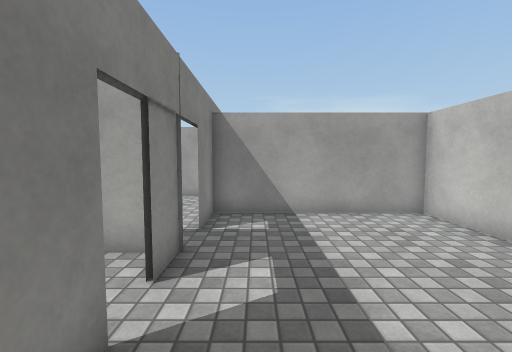
[1] (above)

20 first-person views from a walk through a scene from a Unity 3-D project. The camera is 1.4 m above the floor, tilts 4° down and sees 90° across. The floor is counted in squares, 0.75 m on a side. Each view is taken from the middle of a square. On the plan, view 1 faces up. The plan holds only what a view shows up to about 15 squares ahead; the rest is blank. The player is left out. Surface patterns are stand-ins for the level's own textures.

[2]
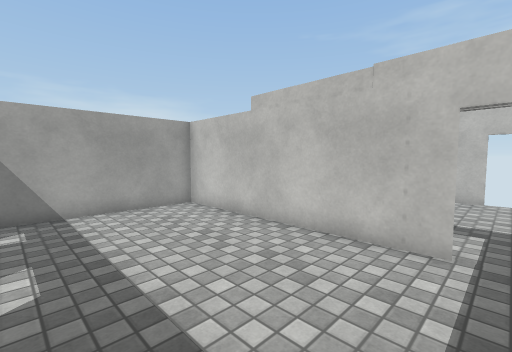

[3]
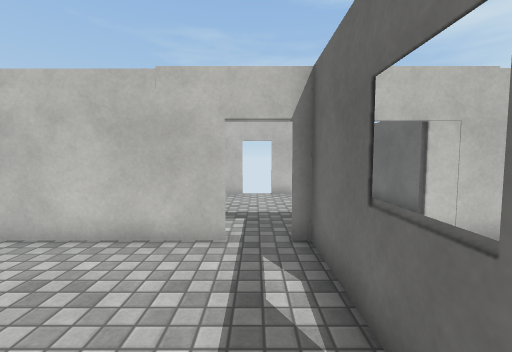

[4]
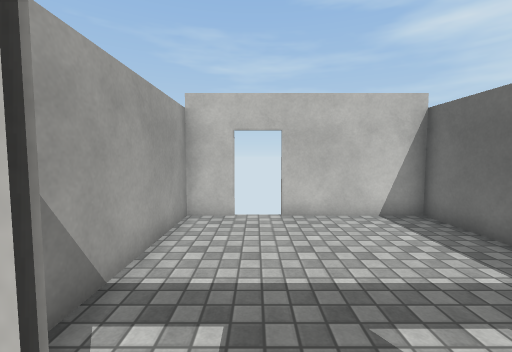

[5]
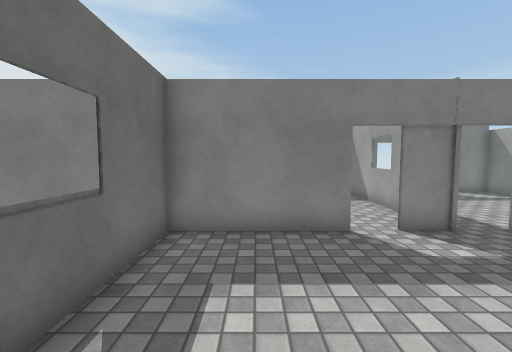

[6]
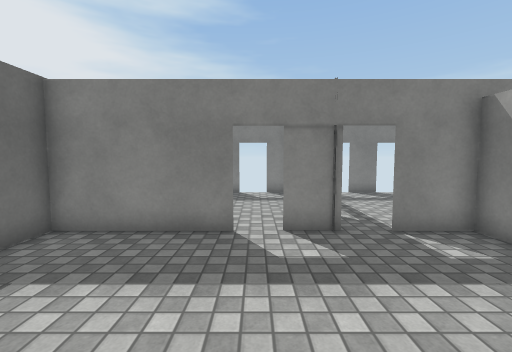

[7]
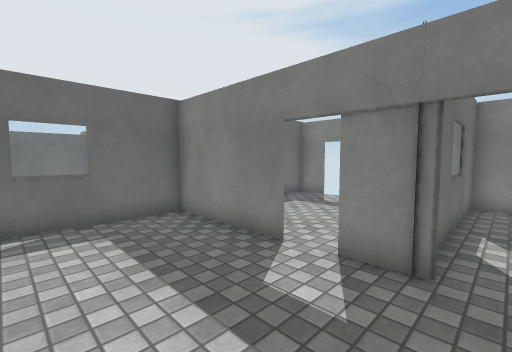

[8]
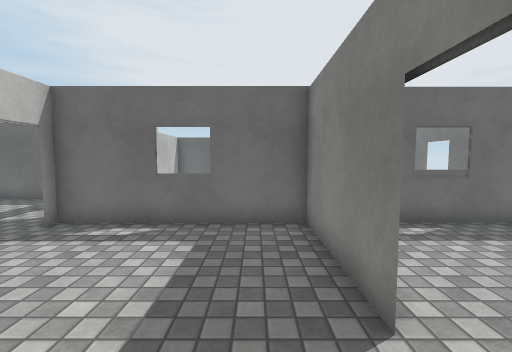

[9]
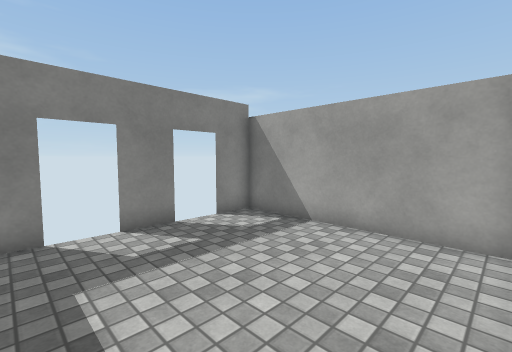

[10]
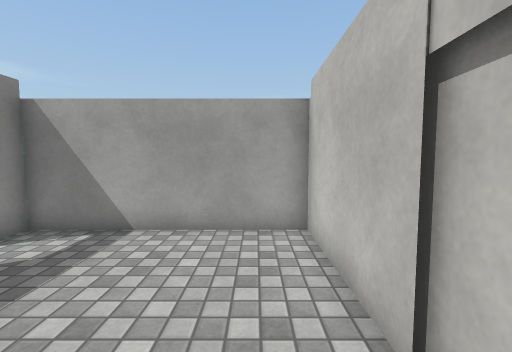

[11]
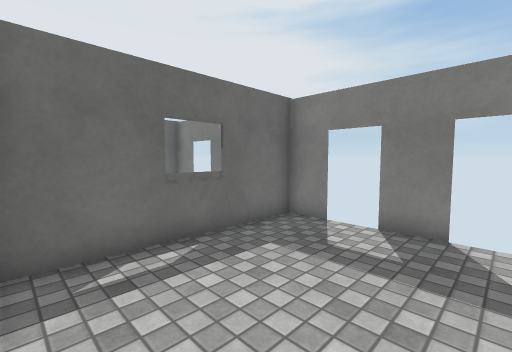

[12]
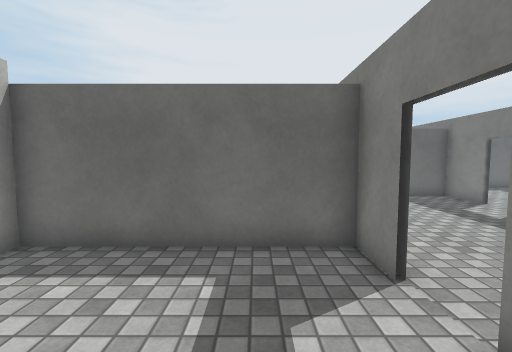

[13]
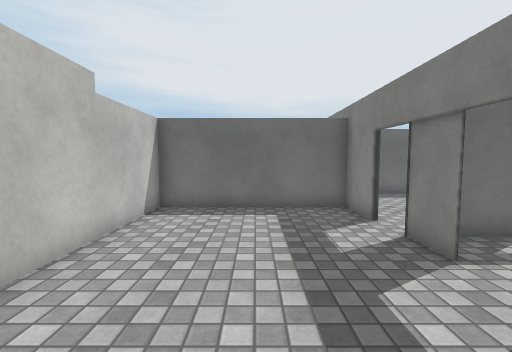

[14]
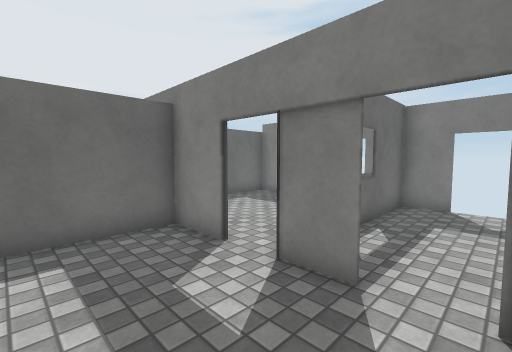

[15]
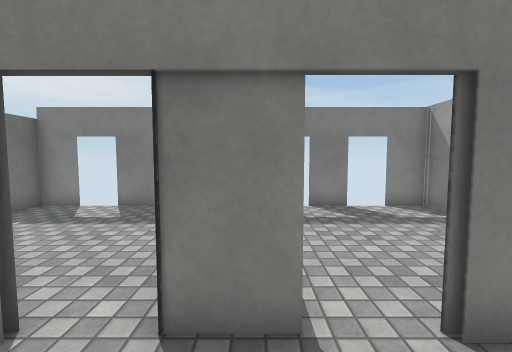

[16]
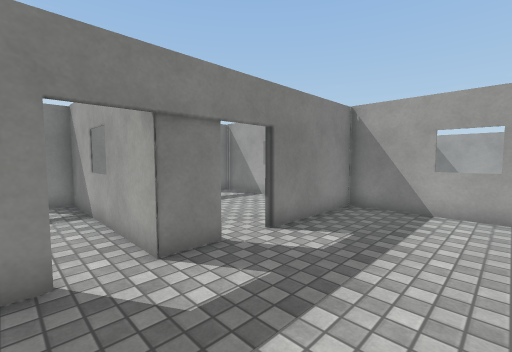

[17]
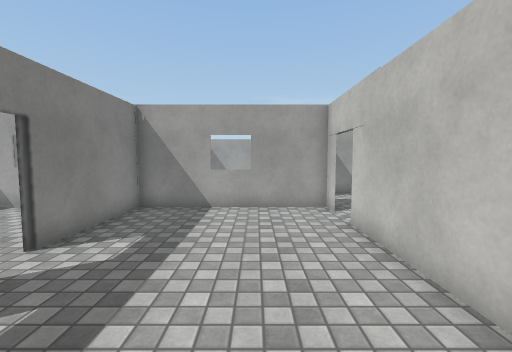

[18]
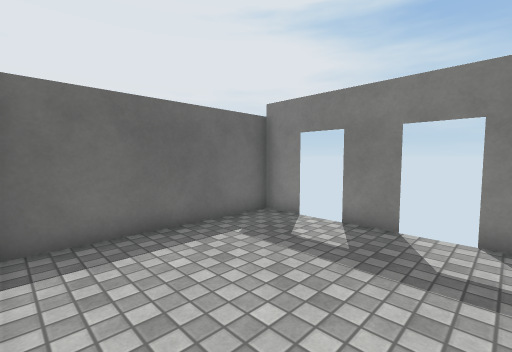

[19]
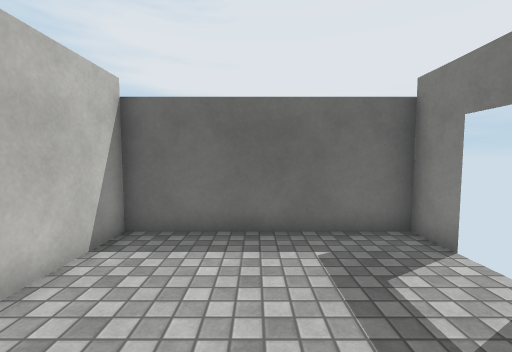

[20]
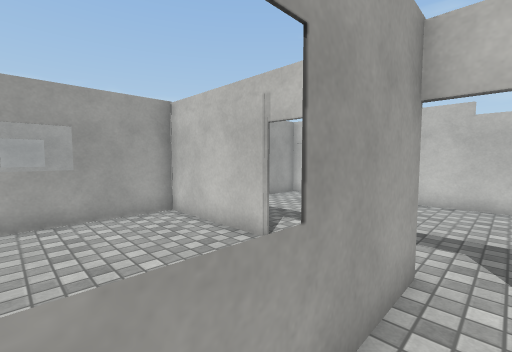

### Floor plan
Points are (right, up) in squares from view 1. A wall is a line through its corners. A room is listed if a view was taken in it or the views show most of it. See-through windows are left out.
Room 1 (views 1, 2, 3, 4, 5, 6, 7, 8, 11)
walls: (-1.5, 5.4) (-1.5, 3.6); (-1.5, 2.5) (-1.5, -1.9); (5.7, -0.4) (5.7, 8.6) (-1.5, 8.6) (-1.5, 6.4); (-1, -2.2) (5.7, -2.2)
ways out: opening at (-1, 6) to room 2; opening at (6, -1) to room 3; opening at (-2, 3) to room 7
Room 2 (views 9, 10)
walls: (-1.7, 8) (-1.7, 12.6) (-9, 12.6) (-9, 11); (-1.5, 7.4) (-1.5, 8.5); (-9, 9.6) (-9, 8); (-9, 6.6) (-9, 5) (-1.4, 5)
ways out: opening at (-1, 6) to room 1
Room 3 (view 12)
walls: (5.7, -3.1) (5.7, -5.1); (5.9, -4.8) (5.9, -6.3) (13, -6.3) (13, -1.7); (13, -0.4) (13, 1.2) (7.1, 1.2)
ways out: opening at (6, -1) to room 1; opening at (6, -4) to room 4
Room 4 (views 13, 14, 15, 16, 17, 18)
walls: (-1.5, -8.5) (-1.5, -10) (-2.5, -10); (-1.5, -11.5) (-1.5, -13.7) (5.7, -13.7) (5.7, -1.7); (-1.7, -11.5) (-1.7, -12); (5.7, -2.3) (-1, -2.3); (-1.5, -1.9) (-1.5, -7.1)
ways out: opening at (6, -4) to room 3; opening at (-2, -11) to room 5; opening at (-1, -8) to room 6
Room 5 (views 19, 20)
walls: (-9, -12.9) (-9, -14.5); (-9, -15.9) (-9, -17.4) (-1.7, -17.4) (-1.7, -14.2); (-2.5, -10) (-9, -10); (-9, -10.1) (-9, -11.5)
ways out: opening at (-2, -11) to room 4
Room 6 (no view inside)
walls: (-1.7, -7.1) (-1.7, -2.2); (-9, -5.4) (-9, -7); (-9, -8.4) (-9, -10.1); (-1, -2.3) (-9.1, -2.3); (-9, -10) (-1.5, -10); (-9, -0.9) (-9, -4)
ways out: opening at (-1, -8) to room 4
Room 7 (no view inside)
walls: (-9, 2.1) (-9, 0.5); (-9, -2.2) (-1, -2.2); (-1.4, 5) (-8.4, 5); (-9, 4.8) (-9, 3.5)
ways out: opening at (-2, 3) to room 1

Positions as (right, up) in squares from view 1, and headings:
1: (0, 0), facing up
2: (0, -1), facing up-right
3: (0, -1), facing right
4: (5, -1), facing right
5: (5, 0), facing left
6: (5, 3), facing left
7: (3, 6), facing down-left
8: (0, 5), facing down
9: (-2, 6), facing up-left
10: (-3, 6), facing up
11: (-2, 3), facing down-left
12: (8, -1), facing down
13: (2, -4), facing down
14: (2, -7), facing down-left
15: (1, -9), facing left
16: (3, -12), facing up-left
17: (3, -12), facing up
18: (-2, -11), facing down-left
19: (-5, -11), facing down
20: (-6, -11), facing up-right
